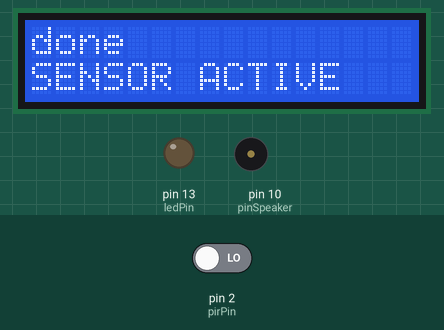
A sketch run on a simulated Arduino Uno, built with avr-gcc and run on an emulated ATmega328P. Parts: 16×2 character LCD, output pins drawn as LEDs (lit = HIGH), buzzer (waves = sounding). The inputs (shaded band) are chosen by the test bench; at power-on: pin 2 (pirPin) LOW. What the sketch prints to the serial monitor is not drawn.

Above: at 6.4 s.
6.5 s: pin 2 (pirPin) driven HIGH
At 7.86 s:
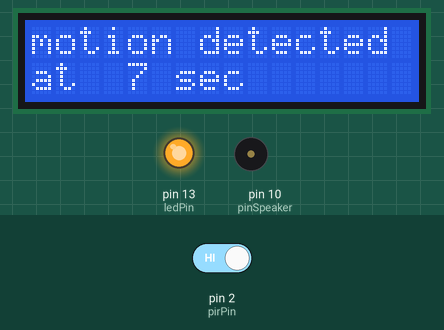
8.8 s: pin 2 (pirPin) driven LOW
At 15.1 s:
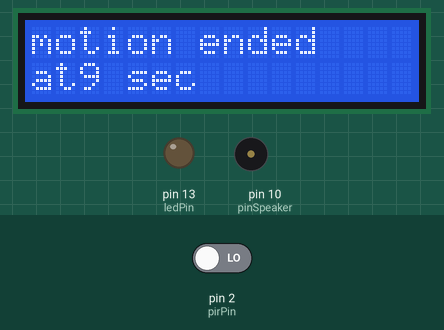
16.1 s: pin 2 (pirPin) driven HIGH
At 16.58 s:
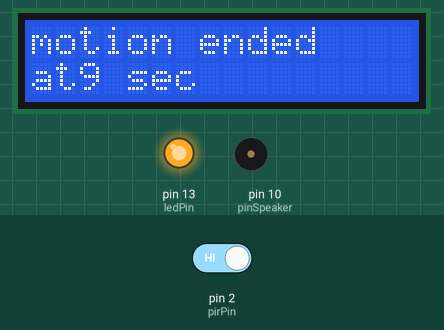
Timing chart, 0 to 23.9 s (numbered marks = the images above; inputs shaded):
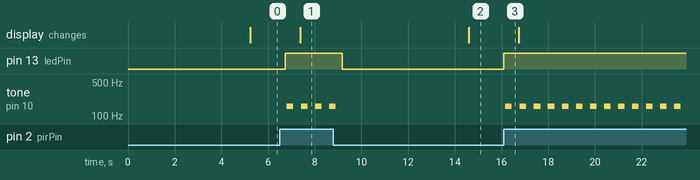

The sketch:

PIRMotionSensor.ino
```cpp
//the time we give the sensor to calibrate (10-60 secs according to the datasheet)
int calibrationTime = 5;

//the time when the sensor outputs a low impulse
long unsigned int lowIn;

//the amount of milliseconds the sensor has to be low
//before we assume all motion has stopped
long unsigned int pause = 5000;

boolean lockLow = true;
boolean takeLowTime;

int pirPin = 2;    //the digital pin connected to the PIR sensor's output
int ledPin = 13;

int pinSpeaker = 10;           //Set up a speaker on a PWM pin (digital 9, 10, or 11)


//I2C LCD:
#include <Wire.h> // Comes with Arduino IDE
#include <LiquidCrystal_I2C.h>

// Set the LCD I2C address
LiquidCrystal_I2C lcd(0x3F, 16, 2); // set the LCD address to 0x3F for a 16 chars and 2 line display

/////////////////////////////
//SETUP
void setup() {
  lcd.begin(16, 2);
  lcd.init(); // initialize the lcd
  // Print a message to the LCD.
  lcd.backlight();
  lcd.setCursor(0, 0);
  lcd.print("Capteur de");
  lcd.setCursor(1, 1);
  lcd.print("Mouvement");

  Serial.begin(9600);
  pinMode(pirPin, INPUT);
  pinMode(ledPin, OUTPUT);
  pinMode(pinSpeaker, OUTPUT);

  digitalWrite(pirPin, LOW);
  //-----------------------------------------------
  lcd.clear();
  // set the cursor to (0,0):
  lcd.setCursor(0, 0);
  lcd.print("calibrating");
  lcd.setCursor(0, 1);
  lcd.print("sensor");
  //-----------------------------------------------
  //give the sensor some time to calibrate
  Serial.print("calibrating sensor ");
  for (int i = 0; i < calibrationTime; i++) {
    Serial.print(".");
    delay(1000);
  }
  Serial.println(" done");
  Serial.println("SENSOR ACTIVE");
  delay(50);
  //-----------------------------------------------
  lcd.clear();
  // set the cursor to (0,0):
  lcd.setCursor(0, 0);
  lcd.print("done");
  lcd.setCursor(0, 1);
  lcd.print("SENSOR ACTIVE");
  //-----------------------------------------------

}

////////////////////////////
//LOOP
void loop() {

  if (digitalRead(pirPin) == HIGH) {
    digitalWrite(ledPin, HIGH);   //the led visualizes the sensors output pin state
    playTone(300, 160);
    delay(300);

    if (lockLow) {
      //makes sure we wait for a transition to LOW before any further output is made:
      lockLow = false;
      Serial.println("---");
      Serial.print("motion detected at ");
      Serial.print(millis() / 1000);
      Serial.println(" sec");
      delay(5);
      //-----------------------------------------------
      lcd.clear();
      // set the cursor to (0,0):
      lcd.setCursor(0, 0);
      lcd.print("motion detected");
      lcd.setCursor(0, 1);
      lcd.print("at  ");
      lcd.print(millis() / 1000);
      lcd.print(" sec");
      //-----------------------------------------------
    }
    takeLowTime = true;
  }

  if (digitalRead(pirPin) == LOW) {
    digitalWrite(ledPin, LOW);  //the led visualizes the sensors output pin state
    playTone(0, 0);
    delay(300);
    if (takeLowTime) {
      lowIn = millis();          //save the time of the transition from high to LOW
      takeLowTime = false;       //make sure this is only done at the start of a LOW phase
    }
    //if the sensor is low for more than the given pause,
    //we assume that no more motion is going to happen
    if (!lockLow && millis() - lowIn > pause) {
      //makes sure this block of code is only executed again after
      //a new motion sequence has been detected
      lockLow = true;
      Serial.print("motion ended at ");      //output
      Serial.print((millis() - pause) / 1000);
      Serial.println(" sec");
      delay(5);
      //-----------------------------------------------
      lcd.clear();
      // set the cursor to (0,0):
      lcd.setCursor(0, 0);
      lcd.print("motion ended");
      lcd.setCursor(0, 1);
      lcd.print("at");
      lcd.print((millis() - pause) / 1000);
      lcd.print(" sec");
      //-----------------------------------------------
    }
  }
}

// duration in mSecs, frequency in hertz
void playTone(long duration, int freq) {
    duration *= 1000;
    int period = (1.0 / freq) * 1000000;
    long elapsed_time = 0;
    while (elapsed_time < duration) {
        digitalWrite(pinSpeaker,HIGH);
        delayMicroseconds(period / 2);
        digitalWrite(pinSpeaker, LOW);
        delayMicroseconds(period / 2);
        elapsed_time += (period);
    }
}
```

Measured:
- after the input at 6.5 s, pin 13 (ledPin): LOW → HIGH after 0.24 s; tone on pin 10 (pinSpeaker): alternates 160 Hz for 0.28 s and silent for 0.32 s, starting after 0.29 s; the display: changes after 0.88 s (image 1)
- after the input at 8.8 s, pin 13 (ledPin): HIGH → LOW after 0.37 s; tone on pin 10 (pinSpeaker): goes on until 8.9 s, then stays silent; the display: changes after 5.8 s (image 2)
- after the input at 16.1 s, pin 13 (ledPin): LOW → HIGH at once; tone on pin 10 (pinSpeaker): alternates 160 Hz for 0.28 s and silent for 0.32 s, starting after 0.05 s
